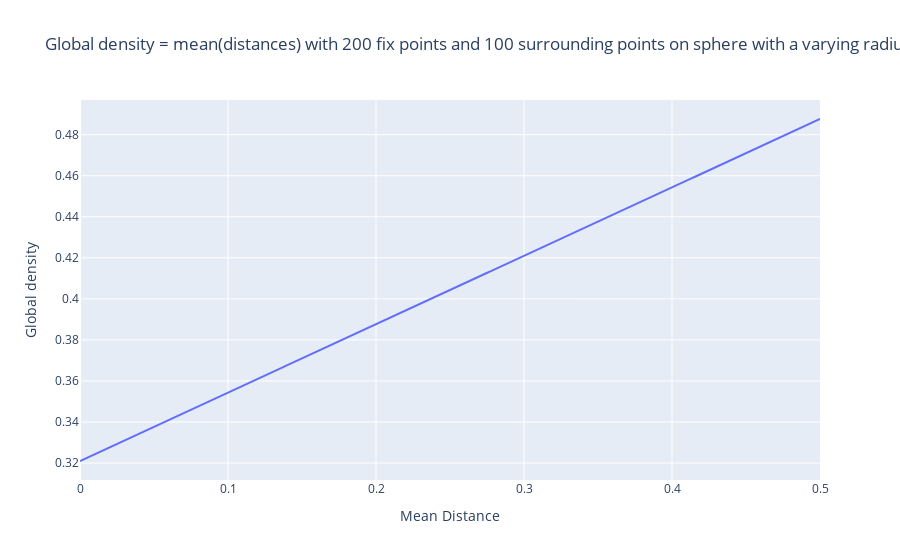

Here is the notebook cell this chart was saved with:
### Code cell
# Compute mean of distances
max_dist = np.sqrt(n_features)  # Hypercube diagonal
mean_dist = 1/n_total_points * (n_sphere_points * radii + np.sum(fix_distances))

# Create a plot using Plotly
fig = go.Figure()

fig.add_trace(go.Scatter(
    x=radii,
    y=mean_dist,
    mode='lines',
    name='mean distances'
))

# Update layout for better visualization
fig.update_layout(
    title=f'Global density = mean(distances) with {n_fix_points} fix points and {n_sphere_points} surrounding points on sphere with a varying radius',
    xaxis_title='Mean Distance',
    yaxis_title='Global density',
    legend_title='Std Value'
)

# Show plot
fig.show()

### Figure 1 — Plotly figure (JSON) as saved in the notebook; plotly's stock layout.template omitted (floating-point values rounded to 4 significant figures; data arrays with more than 128 entries replaced by an {"elided": "..."} marker saying what was removed)
{"data": [{"mode": "lines", "name": "mean distances", "type": "scatter", "x": {"elided": "500 float values"}, "y": {"elided": "500 float values"}}], "layout": {"legend": {"title": {"text": "Std Value"}}, "title": {"text": "Global density = mean(distances) with 200 fix points and 100 surrounding points on sphere with a varying radius"}, "xaxis": {"title": {"text": "Mean Distance"}}, "yaxis": {"title": {"text": "Global density"}}}}
